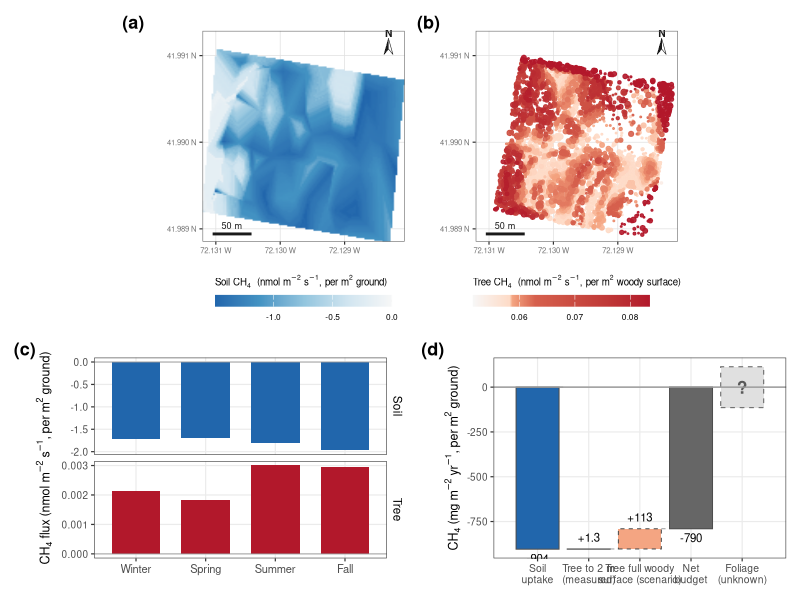

Write R code to recreate this figure.
# ==============================================================================
# REVISION — NEW main figure: plot CH4 budget (maps + seasonal + net waterfall)
# Redesign: color = PROCESS (sink cool / source warm), consistent across panels.
# ==============================================================================
# Design principles (Jon):
#   * color encodes CH4 direction: SINK = cool (teal/blue), SOURCE = warm (orange/red),
#     used consistently in maps AND budget so soil reads sink, tree reads source.
#   * spatial -> temporal -> net reading order.
#   * net flux made explicit via a waterfall (0 -> soil -> tree offset -> net).
#   * units: maps + seasonal = nmol m-2 s-1 (rate); budget = mg m-2 yr-1 (integrated).
#   * honesty: bounding scenario flagged unconstrained; RF OOB R2 noted.
#
# NEW file. Run: Rscript code/revision/R_fig_component_budget.R
# Output: outputs/revision/fig_budget_maps.png
# ==============================================================================

suppressPackageStartupMessages({ library(tidyverse); library(patchwork); library(scales) })
out <- "outputs/revision"; dir.create(out, showWarnings = FALSE, recursive = TRUE)

# ---- palette: RdBu family matching the paper's red/blue (sink = blue #2166ac,
#      source = red #b2182b), consistent with the other main figures -----------
BLUES <- c("#f7f7f7","#d1e5f0","#92c5de","#4393c3","#2166ac")  # ~0 -> deep uptake (sink)
REDS  <- c("#f7f7f7","#fddbc7","#f4a582","#d6604d","#b2182b")  # ~0 -> deep emission (source)
SINK <- "#2166ac"; SRC <- "#b2182b"; SRC_LT <- "#f4a582"; NETC <- "grey40"

soil_map <- read.csv("outputs/tables/soil_flux_extended_annual.csv")   # x,y,mean_flux_nmol
tree_pts <- read.csv("outputs/tables/tree_flux_predictions.csv")       # x,y,dbh_m,flux_nmol_m2_s
mf       <- read.csv("outputs/tables/MONTHLY_FLUXES.csv")

# budget numbers (manuscript-consistent), mg m-2 yr-1
soil_ann <- -904.30; tree_meas <- 1.25; tree_scen <- 114
off <- function(x) 100 * abs(x)/abs(soil_ann)
rf_tree_r2 <- 0.15; rf_soil_r2 <- 0.28; n_trees <- nrow(tree_pts)

# shared map extent so a & b align exactly
xl <- range(c(soil_map$x, tree_pts$x)); yl <- range(c(soil_map$y, tree_pts$y))
# lat/long graticule labels (coords are decimal degrees; lon W, lat N)
deg_lon <- function(x) paste0(formatC(abs(x), format = "f", digits = 3), " W")
deg_lat <- function(y) paste0(formatC(y,      format = "f", digits = 3), " N")
map_scales <- list(
  scale_x_continuous(breaks = scales::breaks_pretty(3), labels = deg_lon),
  scale_y_continuous(breaks = scales::breaks_pretty(3), labels = deg_lat))
th_map <- theme_bw(base_size = 9) +
  theme(plot.title = element_text(size = 9, face = "bold"),
        axis.text = element_text(size = 5.5, color = "grey45"), axis.title = element_blank(),
        panel.grid.major = element_line(color = "grey88", linewidth = 0.25),
        panel.grid.minor = element_blank(),
        panel.border = element_rect(color = "grey40", fill = NA, linewidth = 0.4),
        legend.position = "bottom", legend.key.height = unit(0.3, "cm"),
        legend.key.width = unit(0.9, "cm"), legend.title = element_text(size = 7),
        legend.text = element_text(size = 6))

# ---- (a) soil map (sink = blue; per m2 GROUND) -------------------------------
pa <- ggplot(soil_map, aes(x, y, fill = mean_flux_nmol)) + geom_raster(interpolate = TRUE) +
  scale_fill_gradientn(colours = rev(BLUES), name = expression("Soil CH"[4]*"  (nmol m"^-2*" s"^-1*", per m"^2*" ground)"),
                      limits = c(min(soil_map$mean_flux_nmol), 0),
                      guide = guide_colorbar(title.position = "top")) +
  map_scales +
  coord_quickmap(xlim = xl, ylim = c(yl[1], yl[2] + 0.10*diff(yl)), expand = FALSE) + th_map  # top strip for N arrow

# ---- (b) tree map (source = red; per m2 WOODY SURFACE; quantile-spread color) -
tv <- tree_pts$flux_nmol_m2_s
pb <- ggplot(tree_pts %>% arrange(flux_nmol_m2_s), aes(x, y, color = flux_nmol_m2_s, size = dbh_m)) +
  geom_point(alpha = 0.9) +
  scale_color_gradientn(colours = REDS, name = expression("Tree CH"[4]*"  (nmol m"^-2*" s"^-1*", per m"^2*" woody surface)"),
                        values = scales::rescale(quantile(tv, probs = seq(0, 1, length.out = length(REDS)))),
                        guide = guide_colorbar(title.position = "top")) +
  scale_size_continuous(range = c(0.15, 1.9), guide = "none") +
  map_scales +
  coord_quickmap(xlim = xl, ylim = c(yl[1], yl[2] + 0.10*diff(yl)), expand = FALSE) + th_map  # top strip for N arrow

# ---- add scale bar (50 m) + traditional north arrow to both maps -------------
m_per_deg_lon <- 111320 * cos(mean(yl) * pi/180)
sb <- 50 / m_per_deg_lon                                  # 50 m in degrees lon
dx <- diff(xl); dy <- diff(yl)
add_ctx <- function(p) {
  # scale bar: bottom-left corner (white gap)
  x0 <- xl[1] + 0.05*dx; y0 <- yl[1] + 0.04*dy
  # traditional two-tone compass needle, in the white header strip ABOVE the raster
  ax <- xl[2] - 0.08*dx; apex <- yl[2] + 0.060*dy; base <- yl[2] - 0.023*dy; w <- 0.022*dx  # full-size needle, dropped low
  left  <- data.frame(x = c(ax, ax - w, ax),            y = c(apex, base, base + 0.028*dy))
  right <- data.frame(x = c(ax, ax + w, ax),            y = c(apex, base, base + 0.028*dy))
  p +
    annotate("segment", x = x0, xend = x0 + sb, y = y0, yend = y0, linewidth = 1, color = "grey10") +
    annotate("text", x = x0 + sb/2, y = y0, label = "50 m", vjust = -0.7, size = 2.3, color = "grey10") +
    annotate("polygon", x = left$x,  y = left$y,  fill = "grey10", color = "grey10", linewidth = 0.2) +
    annotate("polygon", x = right$x, y = right$y, fill = "white",  color = "grey10", linewidth = 0.2) +
    annotate("text", x = ax, y = apex, label = "N", vjust = -0.2, size = 2.6, fontface = "bold", color = "grey10")
}
pa <- add_ctx(pa); pb <- add_ctx(pb)

# ---- (c) seasonal (4 seasons): soil (blue) + tree (red), faceted own scales ---
seas_of <- function(m) c("Winter","Winter","Spring","Spring","Spring","Summer","Summer","Summer",
                         "Fall","Fall","Fall","Winter")[m]
seas <- mf %>% mutate(season = factor(seas_of(month), levels = c("Winter","Spring","Summer","Fall"))) %>%
  group_by(season) %>%
  summarise(Soil = mean(Phi_soil_umol_m2_s)*1000, Tree = mean(Phi_tree_umol_m2_s)*1000, .groups="drop") %>%
  pivot_longer(c(Soil, Tree), names_to = "src", values_to = "nmol") %>%
  mutate(src = factor(src, levels = c("Soil","Tree")))
pc <- ggplot(seas, aes(season, nmol, fill = src)) +
  geom_col(width = 0.7) +
  geom_hline(yintercept = 0, color = "grey60", linewidth = 0.3) +
  facet_wrap(~src, ncol = 1, scales = "free_y", strip.position = "right") +
  scale_fill_manual(values = c(Soil = SINK, Tree = SRC), guide = "none") +
  labs(x = NULL, y = expression("CH"[4]*" flux (nmol m"^-2*" s"^-1*", per m"^2*" ground)")) +
  theme_bw(base_size = 9) +
  theme(axis.text.x = element_text(size = 8),
        strip.background = element_rect(fill = "white", color = NA),
        strip.text = element_text(size = 8.5, color = "black"),
        panel.grid.minor = element_blank())

# ---- (d) net budget waterfall (mg m-2 yr-1) ----------------------------------
# steps: baseline 0 -> soil -> tree(measured) -> tree(scenario) -> NET(total)
wf <- tibble(
  step  = factor(c("Soil\nuptake","Tree to 2 m\n(measured)","Tree full woody\nsurface (scenario)","Net\nbudget"),
                 levels = c("Soil\nuptake","Tree to 2 m\n(measured)","Tree full woody\nsurface (scenario)","Net\nbudget")),
  ymin  = c(soil_ann, soil_ann, soil_ann + tree_meas, 0),
  ymax  = c(0, soil_ann + tree_meas, soil_ann + tree_meas + (tree_scen - tree_meas),
            soil_ann + tree_scen),
  fill  = c("sink","src","src_lt","net"),
  # scenario bar (whole woody surface, constant-flux extrapolation) drawn dashed = hypothetical
  lty   = c("solid","solid","dashed","solid"))
netmeas <- soil_ann + tree_meas    # net if only measured tree offset
# foliage: an unmeasured term of unknown MAGNITUDE and SIGN (illustrative half-height only)
fol_h <- tree_scen
fol   <- tibble(x = 5)
FOLIAGE_STYLE <- "dashed"   # "dashed" (hard box; preferred) or "gradient" (alpha fades with |flux| — too noisy)
if (FOLIAGE_STYLE == "dashed") {
  fol_layer <- list(geom_rect(data = fol, aes(xmin = x-0.42, xmax = x+0.42, ymin = -fol_h, ymax = fol_h),
                    fill = "grey88", color = "grey45", linetype = "dashed", linewidth = 0.4, inherit.aes = FALSE))
} else {                       # opaque at zero -> increasingly transparent away from zero (both signs)
  .bs   <- seq(-fol_h, fol_h, length.out = 121)
  fgrad <- tibble(x = 5, ymin = head(.bs, -1), ymax = tail(.bs, -1))
  fgrad$a <- 1 - abs((fgrad$ymin + fgrad$ymax) / 2) / fol_h
  fol_layer <- list(
    geom_rect(data = fgrad, aes(xmin = x-0.42, xmax = x+0.42, ymin = ymin, ymax = ymax, alpha = a),
              fill = "grey35", inherit.aes = FALSE),
    scale_alpha_identity())
}
pd <- ggplot(wf) +
  geom_rect(aes(xmin = as.numeric(step)-0.42, xmax = as.numeric(step)+0.42,
                ymin = ymin, ymax = ymax, fill = fill, linetype = lty),
            color = "grey30", linewidth = 0.35) +
  scale_linetype_identity() +
  geom_segment(aes(x = as.numeric(step)+0.42, xend = as.numeric(step)+1-0.42, y = ymax, yend = ymax),
               data = wf[1:3,], color = "grey55", linetype = "dashed", linewidth = 0.3) +
  # foliage — bar straddling zero (unknown sign); style set by FOLIAGE_STYLE above
  fol_layer +
  annotate("text", x = 5, y = 0, label = "?", size = 4.4, fontface = "bold",
           color = if (FOLIAGE_STYLE == "gradient") "white" else "grey35") +
  geom_hline(yintercept = 0, color = "grey60") +
  scale_fill_manual(values = c(sink = SINK, src = SRC, src_lt = SRC_LT, net = NETC), guide = "none") +
  scale_x_continuous(breaks = 1:5, labels = c(levels(wf$step), "Foliage\n(unknown)"), limits = c(0.4, 5.6)) +
  annotate("text", x = 1, y = soil_ann,             label = "-904", vjust = 1.5, size = 2.9) +
  annotate("text", x = 2, y = soil_ann + tree_meas, label = "+1.3", vjust = -0.8, size = 2.9) +
  annotate("text", x = 3, y = soil_ann + tree_scen, label = "+113", vjust = -0.8, size = 2.9) +
  annotate("text", x = 4, y = soil_ann + tree_scen, label = "-790", vjust = 1.5, size = 2.9) +
  labs(x = NULL, y = expression("CH"[4]*" (mg m"^-2*" yr"^-1*", per m"^2*" ground)")) +
  theme_bw(base_size = 9) +
  theme(axis.text.x = element_text(size = 7.5), panel.grid.minor = element_blank())

# ---- assemble (net-sink / RF-R2 / basis notes go in the figure CAPTION) -------
fig <- (pa | pb) / (pc | pd) + plot_layout(heights = c(1.05, 1)) +
  plot_annotation(tag_levels = 'a', tag_prefix = "(", tag_suffix = ")") & theme(plot.tag = element_text(face = "bold", size = 13))
ggsave(file.path(out, "fig_budget_maps.png"), fig, width = 10.5, height = 9, dpi = 300, bg = "white")
cat("Wrote fig_budget_maps.png\n")
cat(sprintf("Soil %.0f | tree measured %.2f (%.2f%%) | tree scenario %d (~%.0f%%) | net -903 to %.0f mg/m2/yr\n",
            soil_ann, tree_meas, off(tree_meas), tree_scen, off(tree_scen), soil_ann+tree_scen))
